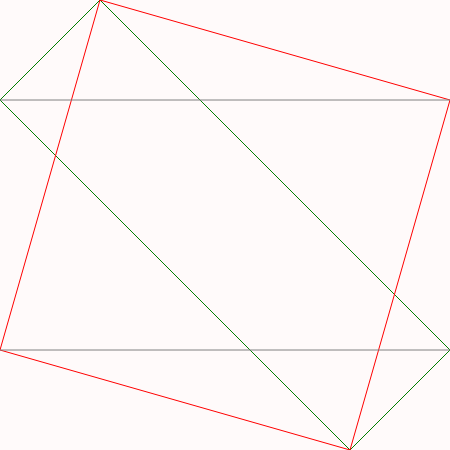
Frame 1 (no input)
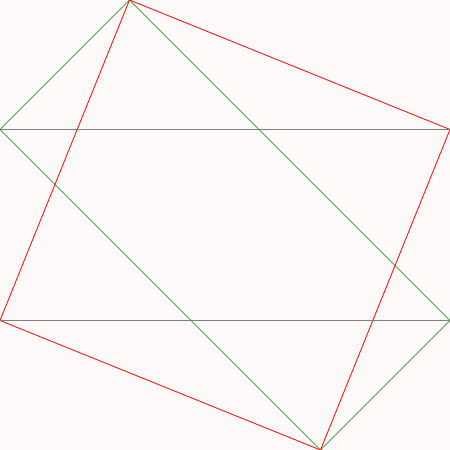
Frame 60 (no input)
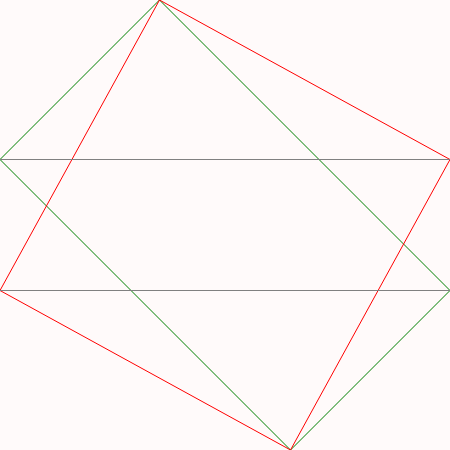
Frame 120 (the mouse pressed at the canvas centre since frame 60)

The p5.js sketch that drew these frames (run headless with seeded random() and noise() and a simulated clock; from frame 60 on, the mouse is pressed at the canvas centre):

// p5.js sketch
// ── sketch.js
var p = 100;

function setup() {
    createCanvas(450, 450);
    frameRate(50);
}

function draw() {
    background("snow");
    tekenRechthoek(p);
    tekenVierkant(p);
    tekenLijnen(p);
    p += 0.5;
    if (p > width) {
        noLoop();
    }
}

function tekenRechthoek(p) {
    push();
    strokeWeight(1);
    stroke("green");
    noFill();

    beginShape();
    vertex(p, 0);
    vertex(0, p);
    vertex(width - p, width);
    vertex(width, width - p);
    endShape(CLOSE);

    pop();
}

function tekenVierkant(p) {
    push();
    strokeWeight(1);
    stroke("red");
    noFill();

    beginShape();
    vertex(p, 0);
    vertex(0, width - p);
    vertex(width - p, width);
    vertex(width, p);
    endShape(CLOSE);

    pop();
}

function tekenLijnen(p) {
    push();
    strokeWeight(1);
    stroke("grey");
    line(0, p, width, p);
    line(0, height - p, width, height - p);
    pop();
}

// 104. Lijn 4 betekent dat als p hoger wordt dan de lengte of breedte van het canvas dat dan de draw functie moet stoppen
